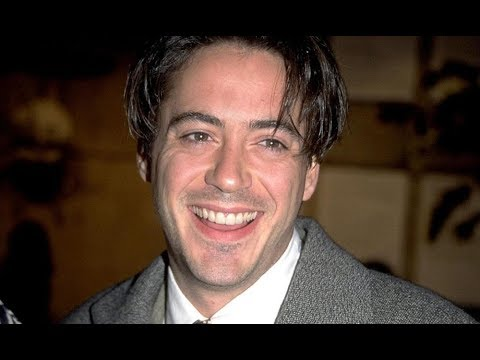
#> input picture test-data/r2.jpg, 480 x 360 px
$ jupyter execute --allow-errors 'Face Recognition.ipynb'   (shell and % lines are left out)
#> lines starting #> are read from the running program, lines starting #| are printed output that depends on the picture
[cell 1]
import cv2
import os
import numpy as np
import matplotlib.pyplot as plt

[cell 2]
subjects = ["","Robert Downy Jr.","Emma Watson"]

[cell 3]
# Face Detector

#function to detect face using OpenCV
def detect_face(img):
#convert the test image to gray scale as opencv face detector expects gray images
    gray = cv2.cvtColor(img, cv2.COLOR_BGR2GRAY)

    # load OpenCV face detector, I am using LBP which is fast
    #there is also a more accurate but slow: Haar classifier
    face_cascade = cv2.CascadeClassifier('open_cv/opencv-master/data/lbpcascades/lbpcascade_frontalface.xml')

    #let's detect multiscale images(some images may be closer to camera than others)
    #result is a list of faces
    faces = face_cascade.detectMultiScale(gray, scaleFactor=1.1, minNeighbors=5);

    #if no faces are detected then return original img
    if (len(faces) == 0):
        return None, None

    #under the assumption that there will be only one face,
    #extract the face area
    (x, y, w, h) = faces[0]

    #return only the face part of the image
    return gray[y:y+w, x:x+h], faces[0]

[cell 4]
def prepare_training_data(data_folder_path):
    dirs = os.listdir(data_folder_path)

    faces = []
    labels = []

    for dir_name in dirs:
        if not dir_name.startswith('s'):
            continue
        label = int(dir_name.replace("s",""))
        subject_dir_path = data_folder_path+"/"+dir_name
        subject_images_names = os.listdir(subject_dir_path)

        for image_name in subject_images_names:
            if image_name.startswith("."):
                continue
            image_path = subject_dir_path + "/" + image_name

            image = cv2.imread(image_path)
            cv2.imshow("Training on image... ",image)
            cv2.waitKey(100)

            face, rect = detect_face(image)

            if face is not None:
                faces.append(face)
                labels.append(label)
    cv2.destroyAllWindows()
    cv2.waitKey(1)
    cv2.destroyAllWindows()

    return faces,labels

[cell 5]
print("Preparing Data... ")
#> (the rest of this cell did not finish here and is left out)

#> (a cell that did not finish here is left out)

#> (a cell that did not finish here is left out)

[cell 8]
# img = cv2.imread("training-data/s1/1.jpg")
# print(img)
# detect_face(img)

#> (a cell that did not finish here is left out)

[cell 10]
face_recognizer = cv2.face.LBPHFaceRecognizer_create()

#> (a cell that did not finish here is left out)

[cell 12]
def draw_rectangle(img, rect):
    (x, y, w, h) = rect
    cv2.rectangle(img, (x, y), (x+w, y+h), (0, 255, 0), 8)

[cell 13]
def draw_text(img, text, x, y):
    cv2.putText(img, text, (x, y), cv2.FONT_HERSHEY_PLAIN, 1.5, (0, 255, 0), 2)

[cell 14]
def predict(test_img):
    img = test_img.copy()
    face,rect = detect_face(img)
#     plt.imshow(face,cmap='gray')
    label = face_recognizer.predict(face)
    a = label[0]
    label_text = subjects[a]

    draw_rectangle(img,rect)
    draw_text(img,label_text,rect[0],rect[1]-5)

    return img

[cell 15]
print("Predicting images...")

#load test images
test_img1 = cv2.imread("test-data/r2.jpg")
#> test_img1 is the input picture: shape (360, 480, 3); mean B, G, R 44, 53.5, 70.1
# test_img2 = cv2.imread("test-data/2.jpg")
# test_img3 = cv2.imread("test-data/3.jpeg")

#perform a prediction
predicted_img1 = predict(test_img1)
#> in detect_face, `gray = cv2.cvtColor(img, cv2.COLOR_BGR2GRAY)`:
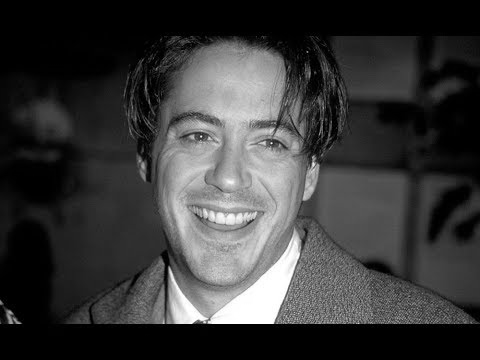
#> gray: shape (360, 480); min 0, max 255, mean 57.4
# predicted_img2 = predict(test_img2)
# predicted_img3 = predict(test_img3)

print("Prediction complete")

#display both images
cv2.imshow(subjects[1], predicted_img1)
# cv2.imshow(subjects[2], predicted_img2)
# cv2.imshow(subjects[2],predicted_img3)


cv2.waitKey(0)
cv2.destroyAllWindows()


# p = predict(cv2.imread("test-data/2.jpg"))
